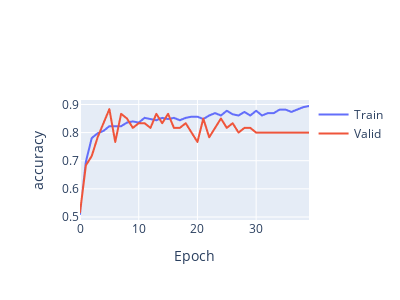
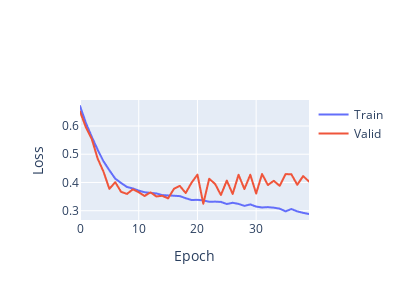

Write notebook code for charts like these, in order.
### Code cell
fig1,fig2=plot_all(history1)
fig1.show()
fig2.show()
